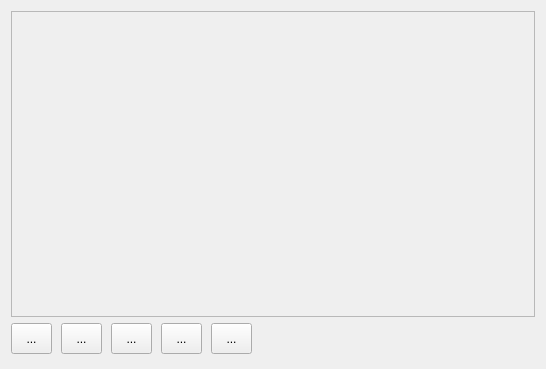
<?xml version="1.0" encoding="UTF-8"?>
<ui version="4.0">
 <class>qImageViewer</class>
 <widget class="QDialog" name="qImageViewer">
  <property name="geometry">
   <rect>
    <x>0</x>
    <y>0</y>
    <width>546</width>
    <height>369</height>
   </rect>
  </property>
  <property name="windowTitle">
   <string>Image Viewer</string>
  </property>
  <layout class="QVBoxLayout" name="verticalLayout">
   <item>
    <widget class="QScrollArea" name="scrollArea">
     <property name="widgetResizable">
      <bool>false</bool>
     </property>
     <widget class="QWidget" name="scrollAreaWidgetContents">
      <property name="geometry">
       <rect>
        <x>0</x>
        <y>0</y>
        <width>507</width>
        <height>299</height>
       </rect>
      </property>
      <layout class="QHBoxLayout" name="horizontalLayout">
       <item>
        <widget class="QLabel" name="imageLabel">
         <property name="sizePolicy">
          <sizepolicy hsizetype="Ignored" vsizetype="Ignored">
           <horstretch>0</horstretch>
           <verstretch>0</verstretch>
          </sizepolicy>
         </property>
         <property name="text">
          <string/>
         </property>
         <property name="scaledContents">
          <bool>true</bool>
         </property>
        </widget>
       </item>
      </layout>
     </widget>
    </widget>
   </item>
   <item>
    <widget class="QWidget" name="widget" native="true">
     <property name="minimumSize">
      <size>
       <width>0</width>
       <height>35</height>
      </size>
     </property>
     <widget class="QToolButton" name="toolButton">
      <property name="geometry">
       <rect>
        <x>0</x>
        <y>0</y>
        <width>41</width>
        <height>31</height>
       </rect>
      </property>
      <property name="toolTip">
       <string>Go Previous</string>
      </property>
      <property name="text">
       <string>...</string>
      </property>
      <property name="icon">
       <iconset resource="../../res/pspudb.qrc">
        <normaloff>:/pspudb/images/go-previous.png</normaloff>:/pspudb/images/go-previous.png</iconset>
      </property>
      <property name="iconSize">
       <size>
        <width>32</width>
        <height>32</height>
       </size>
      </property>
     </widget>
     <widget class="QToolButton" name="toolButton_2">
      <property name="geometry">
       <rect>
        <x>50</x>
        <y>0</y>
        <width>41</width>
        <height>31</height>
       </rect>
      </property>
      <property name="toolTip">
       <string>Go Next</string>
      </property>
      <property name="text">
       <string>...</string>
      </property>
      <property name="icon">
       <iconset resource="../../res/pspudb.qrc">
        <normaloff>:/pspudb/images/go-next.png</normaloff>:/pspudb/images/go-next.png</iconset>
      </property>
      <property name="iconSize">
       <size>
        <width>32</width>
        <height>32</height>
       </size>
      </property>
     </widget>
     <widget class="QToolButton" name="toolButton_3">
      <property name="geometry">
       <rect>
        <x>100</x>
        <y>0</y>
        <width>41</width>
        <height>31</height>
       </rect>
      </property>
      <property name="toolTip">
       <string>Zoom In (25%)</string>
      </property>
      <property name="text">
       <string>...</string>
      </property>
      <property name="icon">
       <iconset resource="../../res/pspudb.qrc">
        <normaloff>:/pspudb/images/zoom-in.png</normaloff>:/pspudb/images/zoom-in.png</iconset>
      </property>
      <property name="iconSize">
       <size>
        <width>32</width>
        <height>32</height>
       </size>
      </property>
     </widget>
     <widget class="QToolButton" name="toolButton_4">
      <property name="geometry">
       <rect>
        <x>150</x>
        <y>0</y>
        <width>41</width>
        <height>31</height>
       </rect>
      </property>
      <property name="toolTip">
       <string>Zoom Out</string>
      </property>
      <property name="text">
       <string>...</string>
      </property>
      <property name="icon">
       <iconset resource="../../res/pspudb.qrc">
        <normaloff>:/pspudb/images/zoom-out.png</normaloff>:/pspudb/images/zoom-out.png</iconset>
      </property>
      <property name="iconSize">
       <size>
        <width>32</width>
        <height>32</height>
       </size>
      </property>
     </widget>
     <widget class="QToolButton" name="toolButton_5">
      <property name="geometry">
       <rect>
        <x>200</x>
        <y>0</y>
        <width>41</width>
        <height>31</height>
       </rect>
      </property>
      <property name="toolTip">
       <string>Actual Size</string>
      </property>
      <property name="text">
       <string>...</string>
      </property>
      <property name="icon">
       <iconset resource="../../res/pspudb.qrc">
        <normaloff>:/pspudb/images/zoom-original.png</normaloff>:/pspudb/images/zoom-original.png</iconset>
      </property>
      <property name="iconSize">
       <size>
        <width>32</width>
        <height>32</height>
       </size>
      </property>
     </widget>
    </widget>
   </item>
  </layout>
 </widget>
 <layoutdefault spacing="6" margin="11"/>
 <resources>
  <include location="../../res/pspudb.qrc"/>
 </resources>
 <connections>
  <connection>
   <sender>toolButton_2</sender>
   <signal>clicked()</signal>
   <receiver>qImageViewer</receiver>
   <slot>goNextAction()</slot>
   <hints>
    <hint type="sourcelabel">
     <x>76</x>
     <y>330</y>
    </hint>
    <hint type="destinationlabel">
     <x>103</x>
     <y>358</y>
    </hint>
   </hints>
  </connection>
  <connection>
   <sender>toolButton</sender>
   <signal>clicked()</signal>
   <receiver>qImageViewer</receiver>
   <slot>goPreviousAction()</slot>
   <hints>
    <hint type="sourcelabel">
     <x>32</x>
     <y>335</y>
    </hint>
    <hint type="destinationlabel">
     <x>32</x>
     <y>362</y>
    </hint>
   </hints>
  </connection>
  <connection>
   <sender>toolButton_3</sender>
   <signal>clicked()</signal>
   <receiver>qImageViewer</receiver>
   <slot>zoomInAction()</slot>
   <hints>
    <hint type="sourcelabel">
     <x>137</x>
     <y>338</y>
    </hint>
    <hint type="destinationlabel">
     <x>206</x>
     <y>355</y>
    </hint>
   </hints>
  </connection>
  <connection>
   <sender>toolButton_4</sender>
   <signal>clicked()</signal>
   <receiver>qImageViewer</receiver>
   <slot>zoomOutAction()</slot>
   <hints>
    <hint type="sourcelabel">
     <x>185</x>
     <y>337</y>
    </hint>
    <hint type="destinationlabel">
     <x>334</x>
     <y>355</y>
    </hint>
   </hints>
  </connection>
  <connection>
   <sender>toolButton_5</sender>
   <signal>clicked()</signal>
   <receiver>qImageViewer</receiver>
   <slot>actualSizeAction()</slot>
   <hints>
    <hint type="sourcelabel">
     <x>239</x>
     <y>334</y>
    </hint>
    <hint type="destinationlabel">
     <x>433</x>
     <y>357</y>
    </hint>
   </hints>
  </connection>
 </connections>
 <slots>
  <slot>goNextAction()</slot>
  <slot>goPreviousAction()</slot>
  <slot>zoomInAction()</slot>
  <slot>zoomOutAction()</slot>
  <slot>actualSizeAction()</slot>
  <slot>fitToWindowAction()</slot>
 </slots>
</ui>
